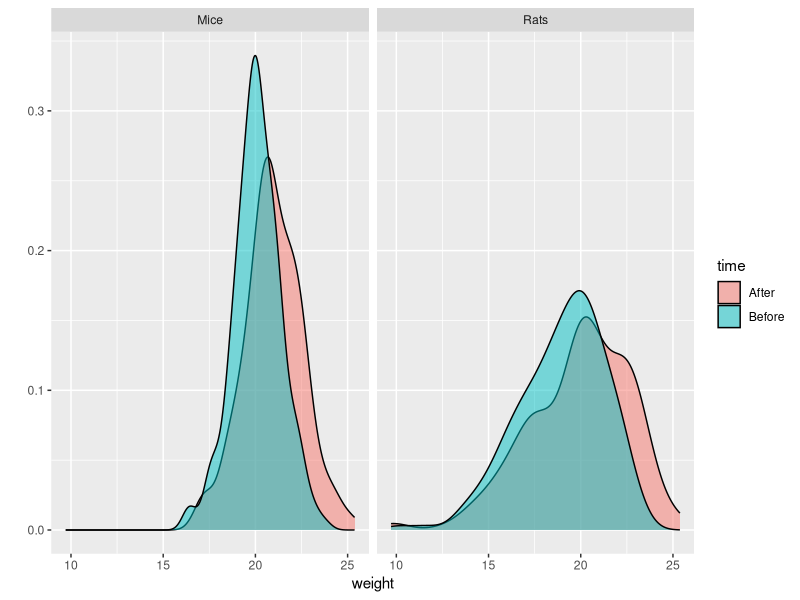
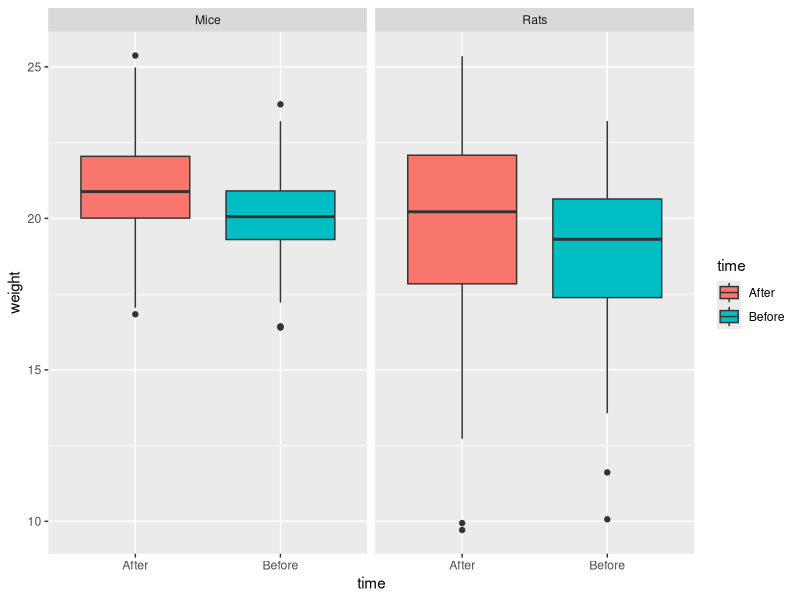
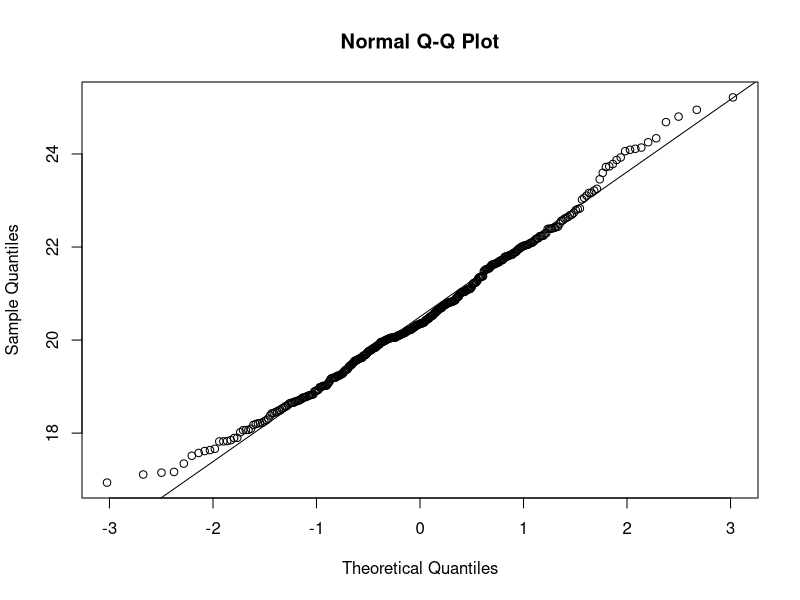
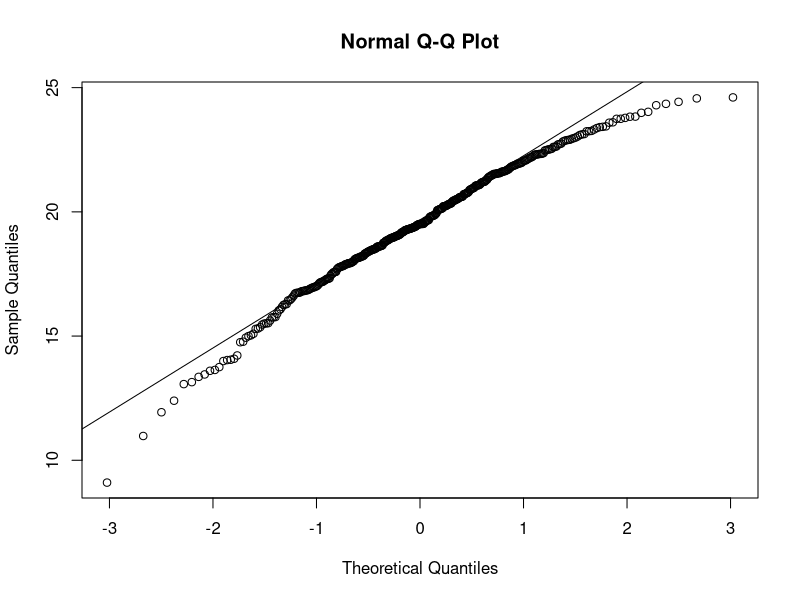
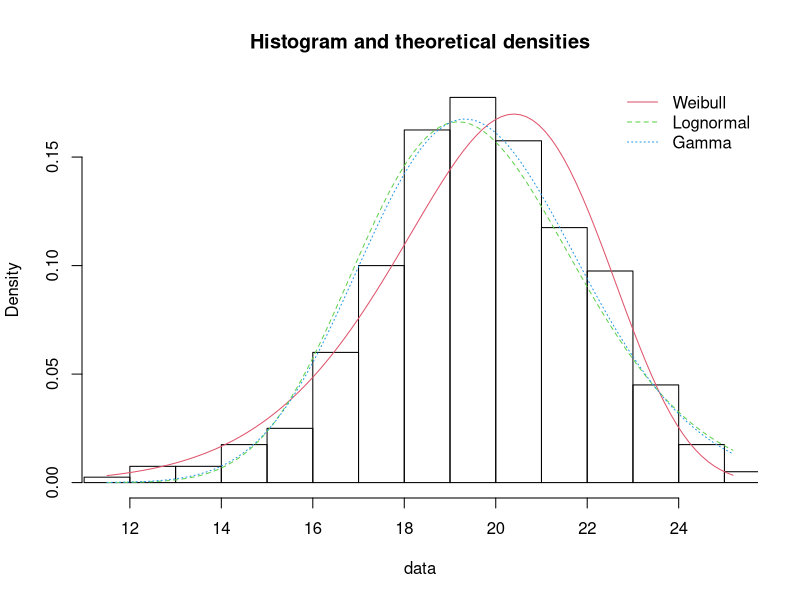
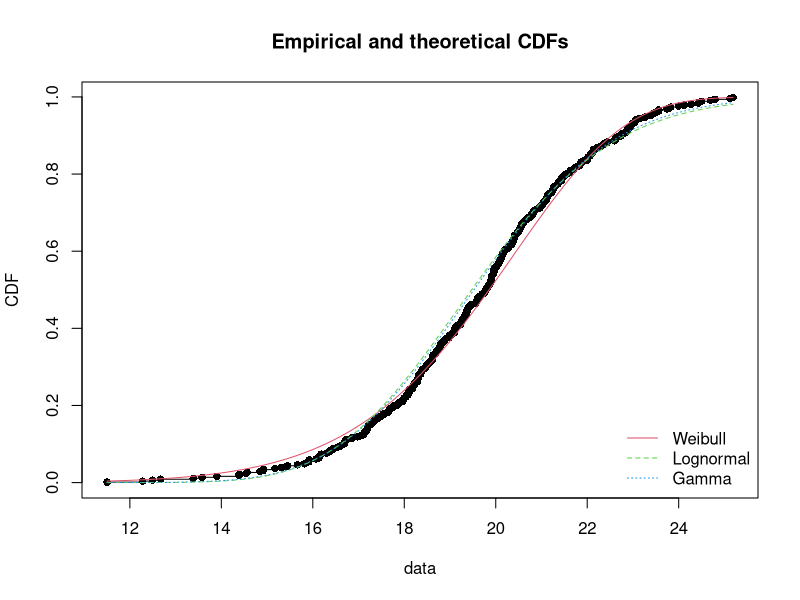
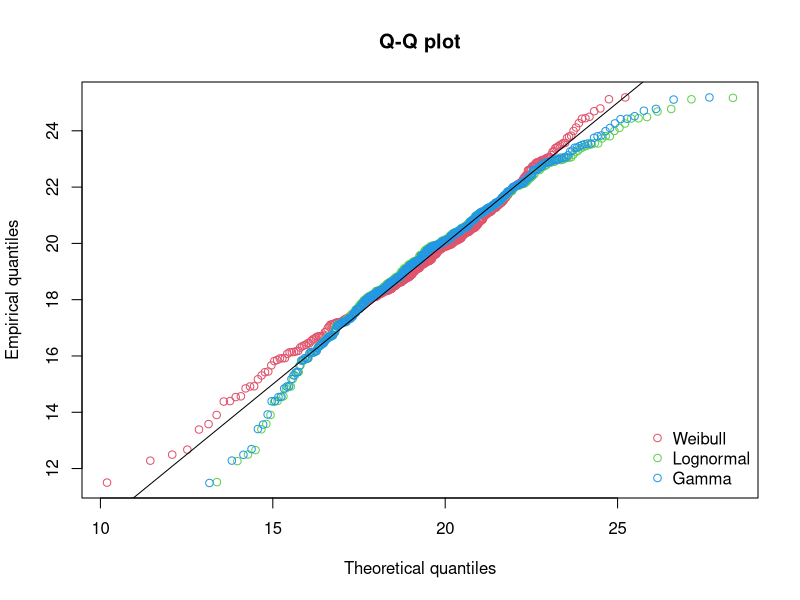
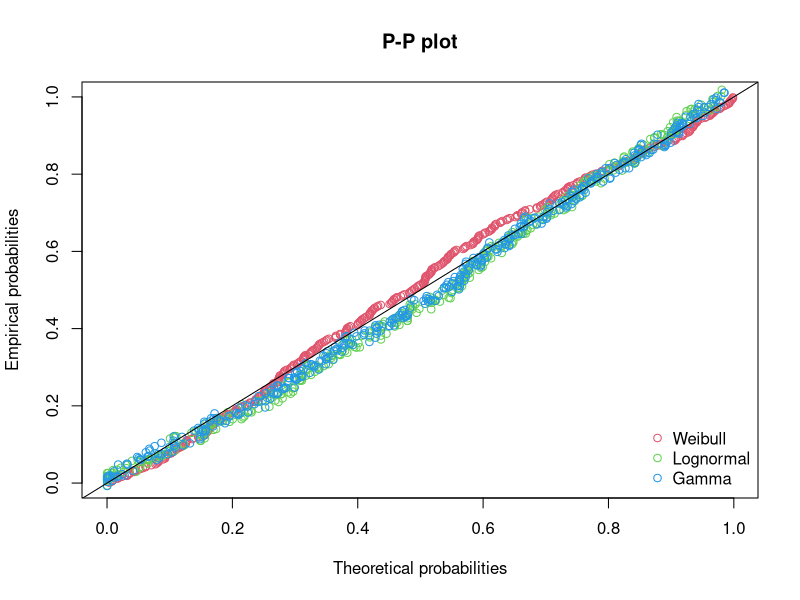

These charts were generated, in order, by the following R code:
library(ggplot2)
#Task 1

#the rnorm() function takes a sample size as input and generates many random
#numbers. It generates a random number using a normal(bell curve) distribution.
#here we are using the rnorm function to create the data for mice.
mice_bfore <- rnorm(200, mean=20, sd=sqrt(2))
mice_after <- rnorm(200, mean=21,sd=sqrt(2.5))
# Combine multiple functions into a single function returning a named vector 
#of outputs. Note: you cannot supply additional parameters for the summary functions
#The rep() is a built-in R function that repeats elements of an object a 
#specified number of times
mice_df <- data.frame(weight =c(mice_bfore,mice_after), time = rep(c("Before",
"After"), each=200),animal=rep("Mice", 400))


#we then have to repeat this but for rats and using the variables given in our
#software requirements.
rats_bfore <- rweibull(200, shape=10,scale=20)
rats_after <- rweibull(200,shape=9,scale=21)
#A Weibull distribution is a continuous probability distribution used to analyze
#life data, model failure times, and access product reliability when modern 
#machines were not available during the olden times.
rats_df <- data.frame(weight = c(rats_bfore, rats_after), time = rep(c("Before",
"After"), each = 200), animal = rep("Rats", 400))

# Combine data
# The rbind function in R, short for row-bind, can be used to combine vectors, 
#matrices and data frames by rows.
r_m_data <- rbind(mice_df, rats_df)

#Next we plot the density using the data r_m_data
qplot(data = r_m_data, x = weight, fill = time, facets = . ~ animal, 
      geom = "density", alpha = I(0.5))

# And finally, we make boxplots for this data
qplot(data = r_m_data, x = time, y = weight, fill = time, 
facets = . ~ animal, geom = "boxplot")

#task 2

# we have to examine	whether	the	data	passes	
# normality	qualitatively	(QQ	plot)	and	quantitatively	(Shapiro-Wilk	test)
# and we have to do this using a combined data set of before and after for the 
#mice and rat data
mice_bfore <- rnorm(200, mean = 20, sd = sqrt(2))
mice_after <- rnorm(200, mean = 21, sd = sqrt(2.5))
mice <- c(mice_bfore, mice_after)

#performing the qqplot to draw the correlation between the given sample and the
# normal distribution.
qqnorm(mice)
qqline(mice)
#and then the Shapiro wilk test for the mice (speak more on this)
shapiro.test(mice)
# we do the same as we did for the mice but for the rats
rats_bfore <- rweibull(200, shape = 10, scale = 20)
rats_after <- rweibull(200, shape = 9, scale = 21)
rats <- c(rats_bfore, rats_after)
qqnorm(rats)
qqline(rats)
shapiro.test(rats)

#task 3
#we have to do a paired t-test and to be able to do it, we would have to first
#split the the data into two groups
mice_bfore <-rnorm(200, mean=20, sd=sqrt(2))
mice_after <-rnorm(200, mean=21, sd=sqrt(2.5))

# after we split the data into the groups before and after, we would then need
#to find the difference between the two groups
mice_difference <- mice_after - mice_bfore

#and finally, we do the paired t-test
t.test(mice_after,mice_bfore,paired=TRUE)

#and we need to perform a non-parametric test on the rats data so we decide to use the 
#wilcoxon signed rank test
#therefore, we have to split the data first
rats_bfore <- rweibull(200, shape=10, scale=20)
rats_after <- rweibull(200, shape=9, scale=21)

#next we need to find the difference 
rats_difference <- rats_after - rats_bfore

#And finally we do the wilcoxon signed rank test
wilcox.test(rats_bfore, rats_after, paired=TRUE)

#task4
#in our last task we need to use the 'fitdist' package on the rats dataset, 
#examining the best-fit distribution. we need to get the weibull, lognormal and 
#a gamma distribution report on the dataset.
library(fitdistrplus)
library(ggplot2)
#next we combine the the before and after packages of the rat
rats_data <- c(rweibull(200, shape = 10, scale = 20), rweibull(200, shape = 9,
                                                               scale = 21))

# next we need to get the distribution fitting right
weibull_fit <- fitdist(rats_data, "weibull")
summary(weibull_fit)
lognorm_fit <- fitdist(rats_data, "lnorm")
summary(lognorm_fit)
gamma_fit <- fitdist(rats_data, "gamma")
summary(gamma_fit)

#then we create the comparison plot for Density
denscomp(list(weibull_fit, lognorm_fit, gamma_fit),
         legendtext = c("Weibull", "Lognormal", "Gamma"))



# we next have to do a plot for the CDF
cdfcomp(list(weibull_fit, lognorm_fit, gamma_fit),
        legendtext = c("Weibull", "Lognormal", "Gamma"))


# Then for the qq plot
qqcomp(list(weibull_fit, lognorm_fit, gamma_fit),
       legendtext = c("Weibull", "Lognormal", "Gamma"))

# and finally the pp plot
ppcomp(list(weibull_fit, lognorm_fit, gamma_fit),
       legendtext = c("Weibull", "Lognormal", "Gamma"))
